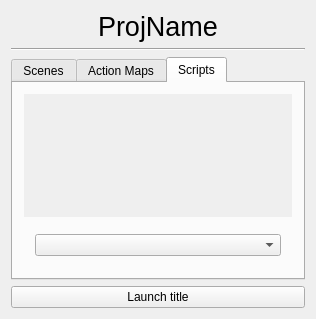
<?xml version="1.0" encoding="UTF-8"?>
<ui version="4.0">
 <class>ProjPage</class>
 <widget class="QWidget" name="ProjPage">
  <property name="geometry">
   <rect>
    <x>0</x>
    <y>0</y>
    <width>316</width>
    <height>319</height>
   </rect>
  </property>
  <property name="sizePolicy">
   <sizepolicy hsizetype="Expanding" vsizetype="Expanding">
    <horstretch>0</horstretch>
    <verstretch>0</verstretch>
   </sizepolicy>
  </property>
  <property name="windowTitle">
   <string>MainWindow</string>
  </property>
  <layout class="QVBoxLayout" name="tableScenesLayout">
   <item>
    <widget class="QLabel" name="name">
     <property name="font">
      <font>
       <pointsize>20</pointsize>
      </font>
     </property>
     <property name="text">
      <string>ProjName</string>
     </property>
     <property name="alignment">
      <set>Qt::AlignCenter</set>
     </property>
    </widget>
   </item>
   <item>
    <widget class="Line" name="line">
     <property name="orientation">
      <enum>Qt::Horizontal</enum>
     </property>
    </widget>
   </item>
   <item>
    <widget class="QTabWidget" name="tabWidget">
     <property name="currentIndex">
      <number>2</number>
     </property>
     <widget class="QWidget" name="scenes">
      <attribute name="title">
       <string>Scenes</string>
      </attribute>
      <layout class="QVBoxLayout" name="scenesLayout">
       <item>
        <widget class="QScrollArea" name="ScenesScrollArea">
         <property name="frameShape">
          <enum>QFrame::NoFrame</enum>
         </property>
         <property name="widgetResizable">
          <bool>true</bool>
         </property>
         <widget class="QWidget" name="sceneScrollWidget">
          <property name="geometry">
           <rect>
            <x>0</x>
            <y>0</y>
            <width>276</width>
            <height>118</height>
           </rect>
          </property>
          <property name="contextMenuPolicy">
           <enum>Qt::CustomContextMenu</enum>
          </property>
          <layout class="QVBoxLayout" name="sceneScrollLayout"/>
         </widget>
        </widget>
       </item>
       <item>
        <widget class="QWidget" name="widget_2" native="true">
         <layout class="QGridLayout" name="gridLayout_2">
          <item row="0" column="1">
           <widget class="QPushButton" name="addSceneButton">
            <property name="text">
             <string>Add Scene</string>
            </property>
           </widget>
          </item>
          <item row="0" column="0">
           <widget class="QComboBox" name="scenesCombo">
            <property name="sizePolicy">
             <sizepolicy hsizetype="Expanding" vsizetype="Fixed">
              <horstretch>0</horstretch>
              <verstretch>0</verstretch>
             </sizepolicy>
            </property>
           </widget>
          </item>
         </layout>
        </widget>
       </item>
      </layout>
     </widget>
     <widget class="QWidget" name="maps">
      <attribute name="title">
       <string>Action Maps</string>
      </attribute>
      <layout class="QVBoxLayout" name="mapsLayout">
       <item>
        <widget class="QScrollArea" name="mapsScrollArea">
         <property name="frameShape">
          <enum>QFrame::NoFrame</enum>
         </property>
         <property name="widgetResizable">
          <bool>true</bool>
         </property>
         <widget class="QWidget" name="mapScrollWidget">
          <property name="geometry">
           <rect>
            <x>0</x>
            <y>0</y>
            <width>276</width>
            <height>123</height>
           </rect>
          </property>
          <property name="sizePolicy">
           <sizepolicy hsizetype="Expanding" vsizetype="Preferred">
            <horstretch>0</horstretch>
            <verstretch>0</verstretch>
           </sizepolicy>
          </property>
          <property name="contextMenuPolicy">
           <enum>Qt::CustomContextMenu</enum>
          </property>
          <layout class="QVBoxLayout" name="mapScrollLayout"/>
         </widget>
        </widget>
       </item>
       <item>
        <widget class="QWidget" name="widget" native="true">
         <property name="sizePolicy">
          <sizepolicy hsizetype="Expanding" vsizetype="Preferred">
           <horstretch>0</horstretch>
           <verstretch>0</verstretch>
          </sizepolicy>
         </property>
         <layout class="QGridLayout" name="gridLayout">
          <item row="0" column="0">
           <widget class="QComboBox" name="mapsCombo">
            <property name="sizePolicy">
             <sizepolicy hsizetype="Expanding" vsizetype="Fixed">
              <horstretch>0</horstretch>
              <verstretch>0</verstretch>
             </sizepolicy>
            </property>
            <item>
             <property name="text">
              <string>Select map</string>
             </property>
            </item>
           </widget>
          </item>
         </layout>
        </widget>
       </item>
      </layout>
     </widget>
     <widget class="QWidget" name="scripts">
      <attribute name="title">
       <string>Scripts</string>
      </attribute>
      <layout class="QVBoxLayout" name="scriptsLayout">
       <item>
        <widget class="QScrollArea" name="scriptsScrollArea">
         <property name="frameShape">
          <enum>QFrame::NoFrame</enum>
         </property>
         <property name="widgetResizable">
          <bool>true</bool>
         </property>
         <widget class="QWidget" name="scriptScrollWidget">
          <property name="geometry">
           <rect>
            <x>0</x>
            <y>0</y>
            <width>276</width>
            <height>123</height>
           </rect>
          </property>
          <property name="sizePolicy">
           <sizepolicy hsizetype="Expanding" vsizetype="Preferred">
            <horstretch>0</horstretch>
            <verstretch>0</verstretch>
           </sizepolicy>
          </property>
          <property name="contextMenuPolicy">
           <enum>Qt::CustomContextMenu</enum>
          </property>
          <layout class="QVBoxLayout" name="scriptScrollLayout"/>
         </widget>
        </widget>
       </item>
       <item>
        <widget class="QWidget" name="widget_3" native="true">
         <property name="sizePolicy">
          <sizepolicy hsizetype="Preferred" vsizetype="Preferred">
           <horstretch>0</horstretch>
           <verstretch>0</verstretch>
          </sizepolicy>
         </property>
         <layout class="QGridLayout" name="gridLayout_3">
          <item row="0" column="0">
           <widget class="QComboBox" name="scriptsCombo"/>
          </item>
         </layout>
        </widget>
       </item>
      </layout>
     </widget>
    </widget>
   </item>
   <item>
    <widget class="QPushButton" name="launch">
     <property name="text">
      <string>Launch title</string>
     </property>
    </widget>
   </item>
  </layout>
  <action name="actionRemove_Map">
   <property name="text">
    <string>Remove Map</string>
   </property>
  </action>
 </widget>
 <layoutdefault spacing="6" margin="11"/>
 <resources/>
 <connections/>
</ui>
